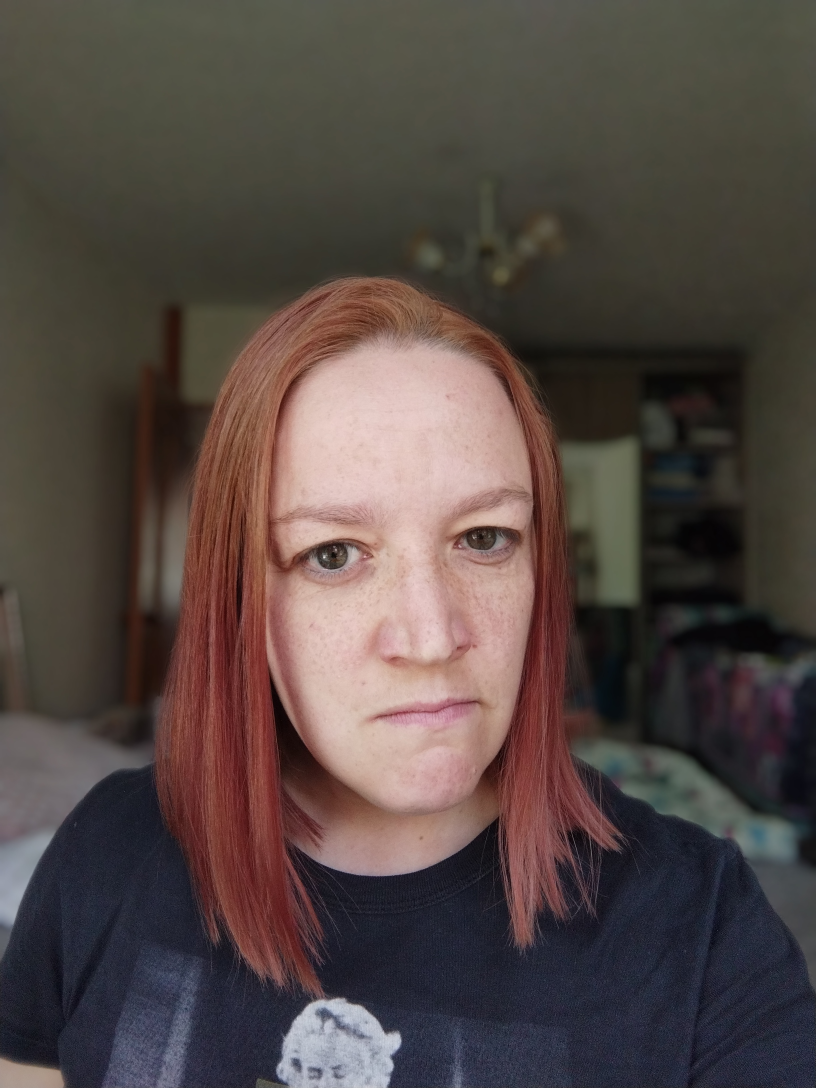
#> input picture images/1/Anger.jpg, 2448 x 3264 px (shown at 1/3 size); its folder holds only this picture in this run
$ python train.py
#> lines starting #> are read from the running program, lines starting #| are printed output that depends on the picture
import os
import numpy as np
from sklearn.model_selection import train_test_split
from tensorflow.keras.preprocessing.image import ImageDataGenerator
import tensorflow as tf
from tensorflow.keras.optimizers import Adam
from tensorflow.keras.callbacks import ModelCheckpoint, EarlyStopping
import cv2
from tensorflow.keras.utils import to_categorical
import logging

# Set up logging
logging.basicConfig(level=logging.INFO)
logger = logging.getLogger(__name__)

# Define constants
IMAGE_SIZE = 160
BATCH_SIZE = 8
EPOCHS = 100

# Simplified emotion mapping
EMOTION_MAPPING = {
    "Anger": "Negative",
    "Contempt": "Negative",
    "Disgust": "Negative",
    "Fear": "Negative",
    "Happy": "Positive",
    "Neutral": "Neutral",
    "Sad": "Negative",
    "Surprised": "Positive"
}

EMOTION_LABELS = ["Negative", "Neutral", "Positive"]
NUM_CLASSES = len(EMOTION_LABELS)

def load_and_preprocess_image(image_path):
#> called with image_path = 'images/1/Anger.jpg'
    try:
        img = cv2.imread(image_path)
#> img is the input picture: shape (3264, 2448, 3); mean B, G, R 68.1, 71.9, 83.7
        if img is None:
            return None

        # Convert BGR to RGB
        img = cv2.cvtColor(img, cv2.COLOR_BGR2RGB)

        # Convert to grayscale for better face detection
        gray = cv2.cvtColor(img, cv2.COLOR_RGB2GRAY)
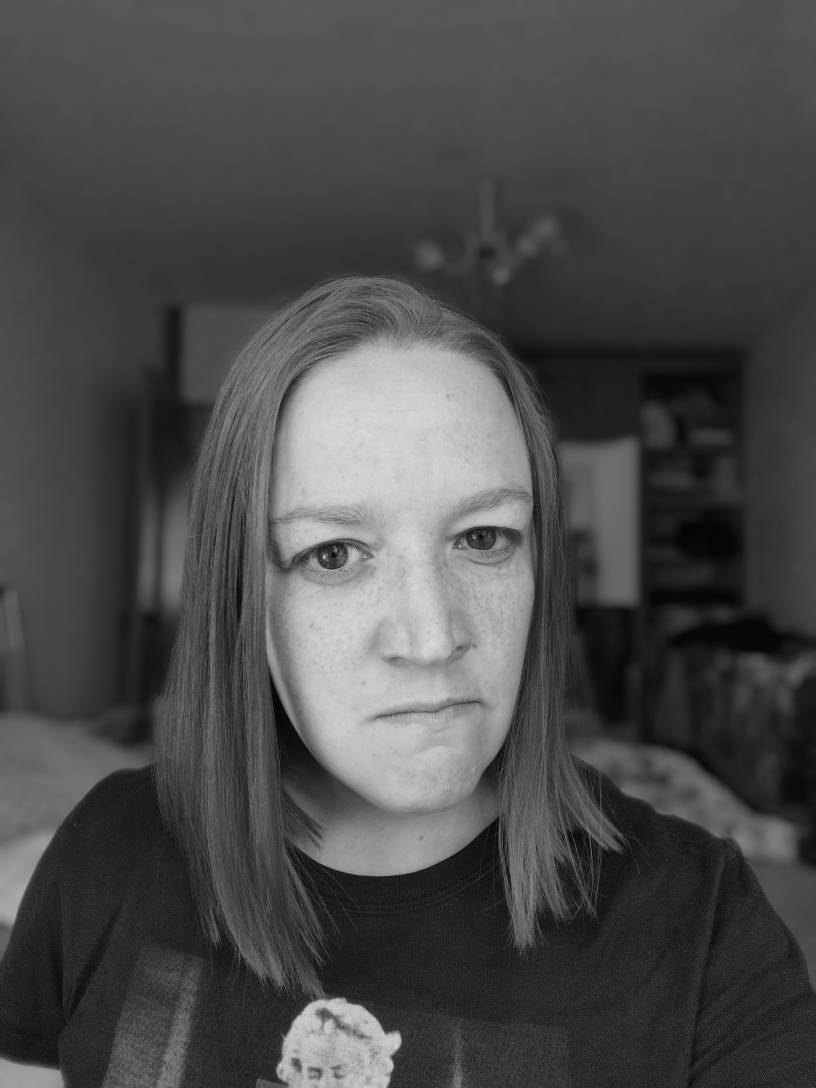
#> gray: shape (3264, 2448) (shown at 1/3 size); min 0, max 243, mean 75

        # Detect face
        face_cascade = cv2.CascadeClassifier(cv2.data.haarcascades + 'haarcascade_frontalface_default.xml')
        faces = face_cascade.detectMultiScale(gray, 1.3, 5)
#> faces = [[662, 1225, 1139, 1139]]

        if len(faces) > 0:
            x, y, w, h = faces[0]
#> x = 662; y = 1225; w = 1139; h = 1139
            # Add padding
            padding = int(w * 0.4)
#> padding = 455
            x = max(0, x - padding)
#> x = 207
            y = max(0, y - padding)
#> y = 770
            w = min(img.shape[1] - x, w + 2*padding)
#> w = 2049
            h = min(img.shape[0] - y, h + 2*padding)
#> h = 2049
            img = img[y:y+h, x:x+w]
#> img: shape (2049, 2049, 3)

            # Enhance contrast using CLAHE
            lab = cv2.cvtColor(img, cv2.COLOR_RGB2LAB)
#> lab: shape (2049, 2049, 3); mean of channels 0, 1, 2 86.1, 136.3, 134.7
            l, a, b = cv2.split(lab)
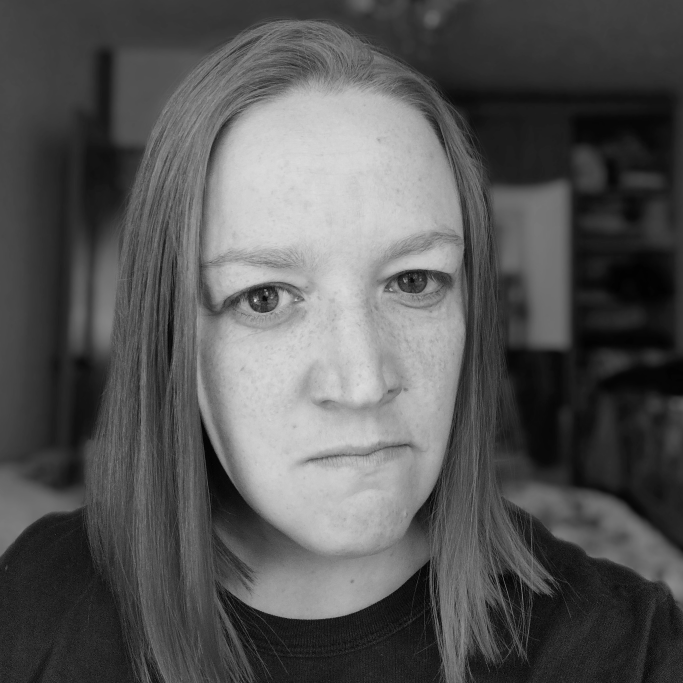
#> l: shape (2049, 2049) (shown at 1/3 size); min 0, max 244, mean 86.1
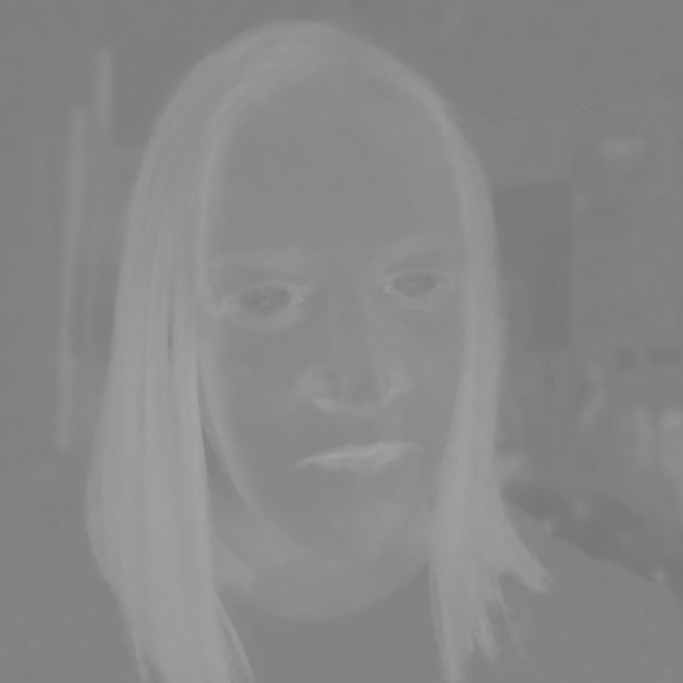
#> a: shape (2049, 2049) (shown at 1/3 size); min 117, max 164, mean 136.3
            clahe = cv2.createCLAHE(clipLimit=3.0, tileGridSize=(8,8))
            cl = clahe.apply(l)
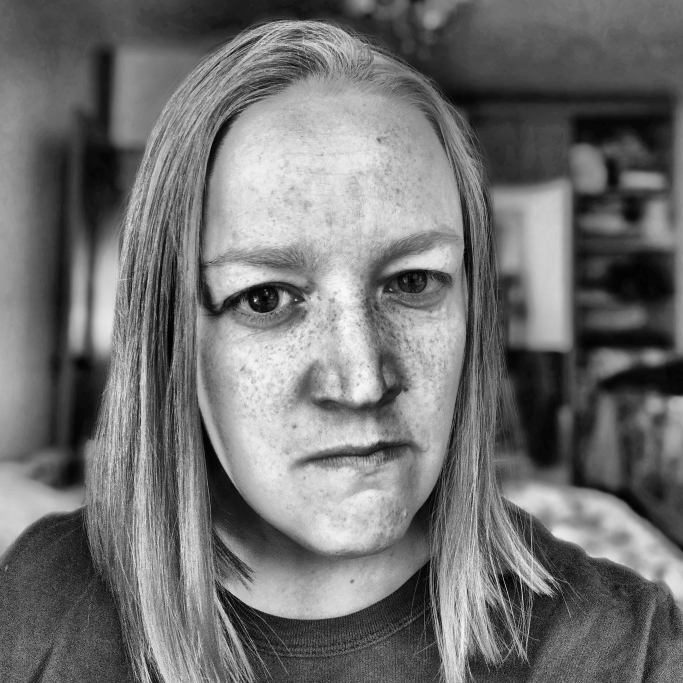
#> cl: shape (2049, 2049) (shown at 1/3 size); min 0, max 254, mean 112.9
            enhanced = cv2.merge((cl,a,b))
#> enhanced: shape (2049, 2049, 3); mean of channels 0, 1, 2 112.9, 136.3, 134.7
            img = cv2.cvtColor(enhanced, cv2.COLOR_LAB2RGB)
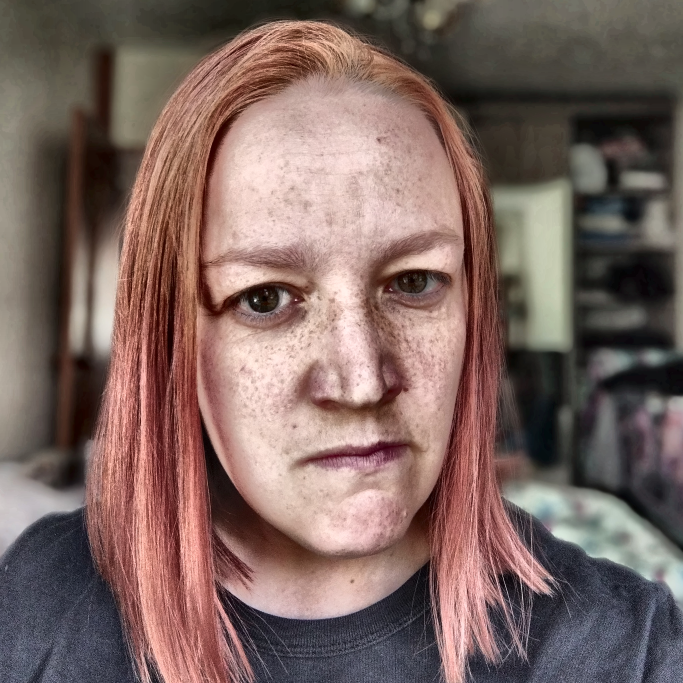
#> img: shape (2049, 2049, 3) (shown at 1/3 size); mean R, G, B 124.6, 102, 96.5

            # Add edge detection for better feature extraction
            edges = cv2.Canny(cv2.cvtColor(img, cv2.COLOR_RGB2GRAY), 100, 200)
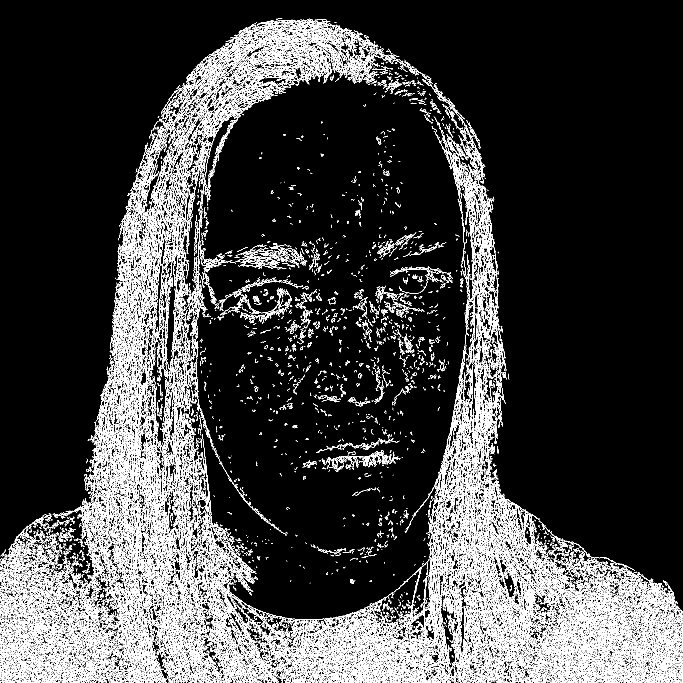
#> edges: shape (2049, 2049) (shown at 1/3 size); 11.1% white in thin lines or dots
            edges = cv2.cvtColor(edges, cv2.COLOR_GRAY2RGB)
#> edges: shape (2049, 2049, 3); 11.1% white in thin lines or dots
            img = cv2.addWeighted(img, 0.7, edges, 0.3, 0)

        # Resize
        img = cv2.resize(img, (IMAGE_SIZE, IMAGE_SIZE))
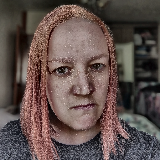
#> img: shape (160, 160, 3); mean R, G, B 95.7, 79.8, 76

        # Normalize
        img = img.astype(np.float32) / 255.0

        return img
    except Exception as e:
        logger.error(f"Error processing {image_path}: {str(e)}")
        return None

def prepare_dataset():
    images = []
    labels = []

    # Load original dataset
    base_dir = "images"
    logger.info("Loading original dataset...")

    for person_dir in os.listdir(base_dir):
        if not person_dir.isdigit():
            continue

        person_path = os.path.join(base_dir, person_dir)
        if not os.path.isdir(person_path):
            continue

        for emotion_file in os.listdir(person_path):
            emotion_name = os.path.splitext(emotion_file)[0]
            if emotion_name not in EMOTION_MAPPING:
                continue

            # Map to simplified emotion
            simplified_emotion = EMOTION_MAPPING[emotion_name]

            image_path = os.path.join(person_path, emotion_file)
            img = load_and_preprocess_image(image_path)

            if img is not None:
                images.append(img)
                labels.append(EMOTION_LABELS.index(simplified_emotion))
#> pass 2 of the loop in prepare_dataset, `for person_dir in os.listdir(base_dir):`:
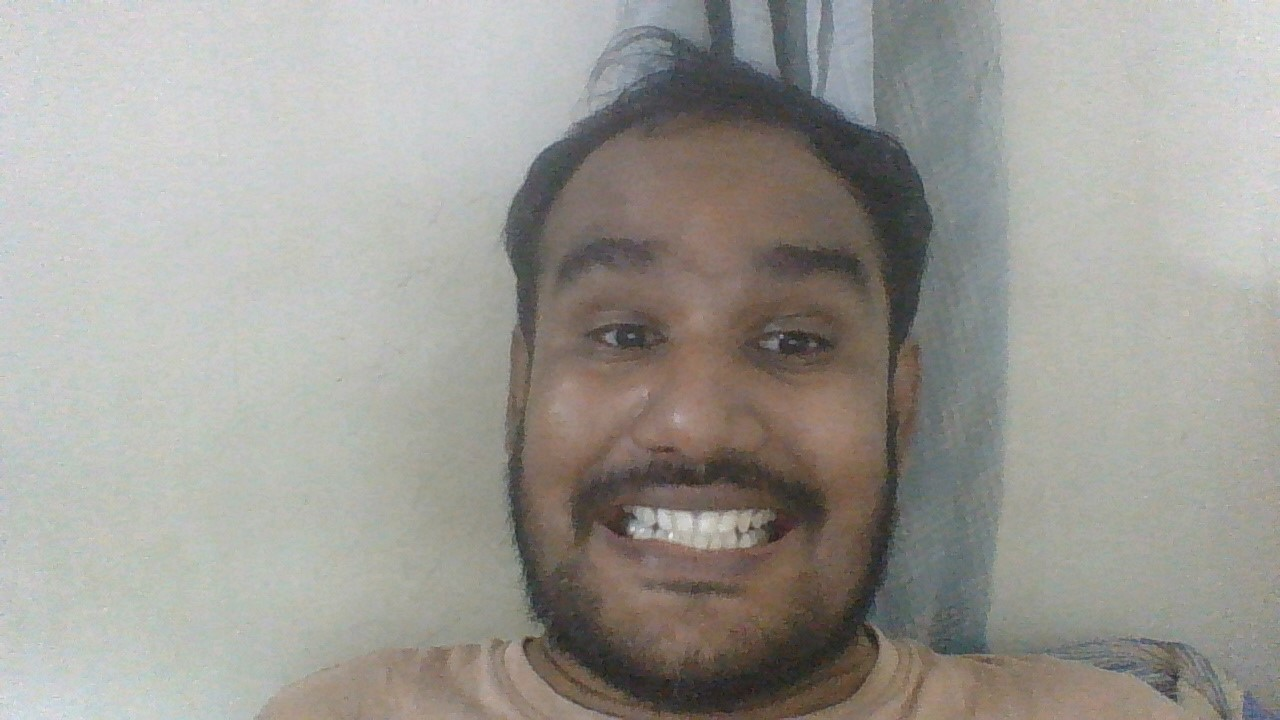
#> input picture images/10/Anger.jpg, 1280 x 720 px
#> in load_and_preprocess_image, img is the input picture: shape (720, 1280, 3); mean B, G, R 149.3, 154.9, 157.1
#> gray: shape (720, 1280)
#> faces = [[455, 127, 513, 513]]
#> in load_and_preprocess_image (call 2), `x, y, w, h = faces[0]`: x = 455; y = 127; w = 513
#> padding = 205
#> in load_and_preprocess_image (call 2), `x = max(0, x - padding)`: x = 250
#> in load_and_preprocess_image (call 2), `y = max(0, y - padding)`: y = 0
#> in load_and_preprocess_image (call 2), `w = min(img.shape[1] - x, w + 2*padding)`: w = 923
#> in load_and_preprocess_image (call 2), `h = min(img.shape[0] - y, h + 2*padding)`: h = 720
#> lab: shape (720, 923, 3); mean of channels 0, 1, 2 147.4, 128.6, 132
#> l: shape (720, 923)
#> a: shape (720, 923)
#> b: shape (720, 923)
#> cl: shape (720, 923)
#> enhanced: shape (720, 923, 3); mean of channels 0, 1, 2 151, 128.6, 132
#> in load_and_preprocess_image (call 2), `edges = cv2.Canny(cv2.cvtColor(img, cv2.COLOR_RGB2GRAY), 100, 200)`:
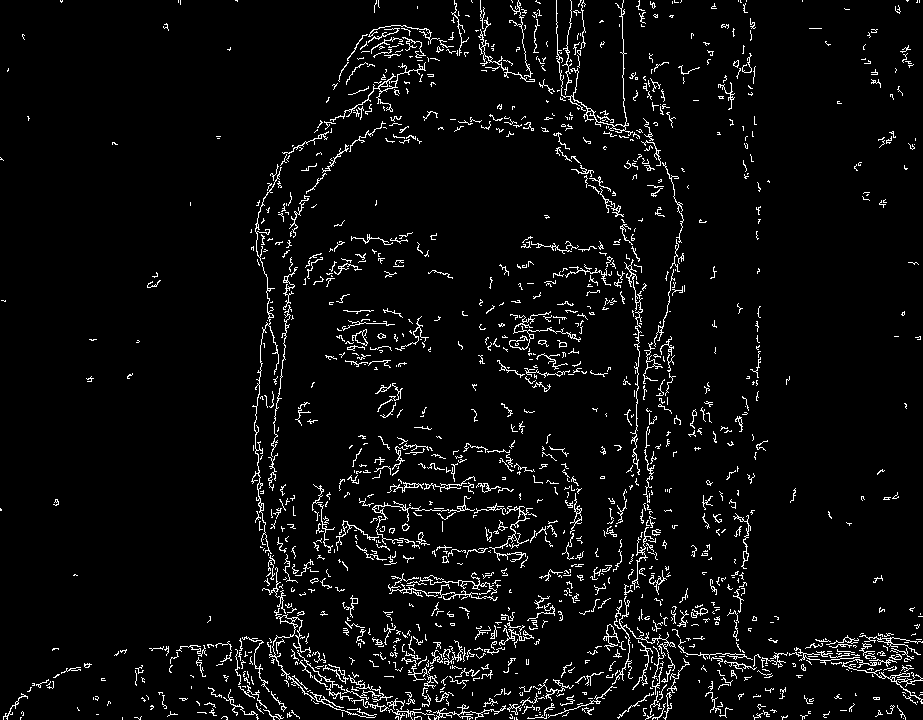
#> edges: shape (720, 923); 4.8% white in thin lines or dots
#> in load_and_preprocess_image (call 2), `img = cv2.resize(img, (IMAGE_SIZE, IMAGE_SIZE))`:
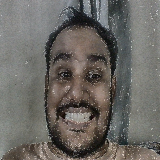
#> img: shape (160, 160, 3); mean R, G, B 107.1, 104.3, 99.8

    # Load synthetic dataset
    synthetic_dir = "images/synthetic"
    logger.info("Loading synthetic dataset...")

    if os.path.exists(synthetic_dir):
        for emotion in os.listdir(synthetic_dir):
            emotion_path = os.path.join(synthetic_dir, emotion)
            if not os.path.isdir(emotion_path):
                continue

            # Map synthetic emotion to our simplified categories
            if emotion == "Anger":
                simplified_emotion = "Negative"
            elif emotion == "Happy":
                simplified_emotion = "Positive"
            elif emotion == "Sad":
                simplified_emotion = "Negative"
            elif emotion == "Neutral":
                simplified_emotion = "Neutral"
            elif emotion == "Surprise":
                simplified_emotion = "Positive"
            else:
                continue

            for img_file in os.listdir(emotion_path):
                image_path = os.path.join(emotion_path, img_file)
                img = cv2.imread(image_path)

                if img is not None:
                    img = cv2.resize(img, (IMAGE_SIZE, IMAGE_SIZE))
                    img = img.astype(np.float32) / 255.0
                    images.append(img)
                    labels.append(EMOTION_LABELS.index(simplified_emotion))

    return np.array(images), np.array(labels)

def create_model():
    model = tf.keras.Sequential([
        tf.keras.layers.Conv2D(32, (3, 3), activation='relu', input_shape=(IMAGE_SIZE, IMAGE_SIZE, 3)),
        tf.keras.layers.MaxPooling2D(2, 2),
        tf.keras.layers.Flatten(),
        tf.keras.layers.Dense(128, activation='relu'),
        tf.keras.layers.Dropout(0.2),
        tf.keras.layers.Dense(NUM_CLASSES, activation='softmax')
    ])
    return model

def main():
    try:
        # Prepare dataset
        logger.info("Loading and preprocessing images...")
        X, y = prepare_dataset()
#> y = [0, 0]

        # Print class distribution
        unique, counts = np.unique(y, return_counts=True)
#> unique = [0]; counts = [2]
        logger.info("Class distribution:")
        for emotion_idx, count in zip(unique, counts):
            logger.info(f"{EMOTION_LABELS[emotion_idx]}: {count}")
#> this loop made 1 pass
#> (emotion_idx, count) on pass 1: (0, 2)

        # Calculate class weights
        from sklearn.utils.class_weight import compute_class_weight
        class_weights = compute_class_weight(
            class_weight='balanced',
            classes=np.unique(y),
            y=y
        )
#> class_weights = [1]
        class_weight_dict = dict(enumerate(class_weights))
#> class_weight_dict = {0: 1}

        y = to_categorical(y, NUM_CLASSES)

        # Split dataset
        X_train, X_val, y_train, y_val = train_test_split(X, y, test_size=0.2, random_state=42)
        logger.info(f"Training samples: {len(X_train)}")
        logger.info(f"Validation samples: {len(X_val)}")

        # Create data generator with more aggressive augmentation
        train_datagen = ImageDataGenerator(
            rotation_range=30,
            width_shift_range=0.3,
            height_shift_range=0.3,
            horizontal_flip=True,
            fill_mode='nearest',
            zoom_range=0.3,
            brightness_range=[0.7, 1.3],
            shear_range=0.2,
            channel_shift_range=0.2
        )

        # Create and compile model
        logger.info("Creating model...")
        model = create_model()

        model.compile(
            optimizer=Adam(learning_rate=0.001),
            loss='categorical_crossentropy',
            metrics=['accuracy']
        )

        # Save model architecture
        model_json = model.to_json()
        with open("model_architecture.json", "w") as json_file:
            json_file.write(model_json)

        # Callbacks with reduced patience
        callbacks = [
            ModelCheckpoint(
                'facial_emotion_recognition_weights.h5',
                monitor='val_accuracy',
                save_best_only=True,
                verbose=1
            ),
            EarlyStopping(
                monitor='val_accuracy',
                patience=10,
                restore_best_weights=True,
                verbose=1
            )
        ]

        # Train model with smaller batch size
        logger.info("Training model...")
        history = model.fit(
            train_datagen.flow(X_train, y_train, batch_size=8),
            validation_data=(X_val, y_val),
            epochs=100,
            callbacks=callbacks,
            class_weight=class_weight_dict,
            verbose=1
        )

        # Evaluate model
        val_loss, val_accuracy = model.evaluate(X_val, y_val, verbose=0)
        logger.info(f"Final validation accuracy: {val_accuracy*100:.2f}%")

    except Exception as e:
        logger.error(f"An error occurred: {str(e)}")
        import traceback
        traceback.print_exc()

if __name__ == "__main__":
    main()
#> (the call stopped at in main, `y = to_categorical(y, NUM_CLASSES)`: tensorflow is not available in this run)
